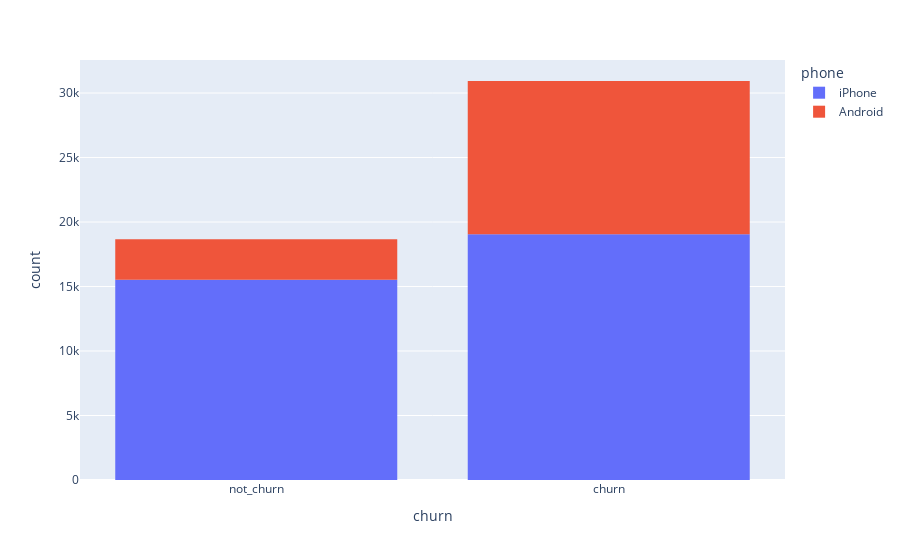

Here is the notebook cell this chart was saved with:
### Code cell
fig = px.histogram(df[['churn', 'phone']].dropna(), x='churn', 
                   color='phone')
fig.show()

### Figure 1 — Plotly figure (JSON) as saved in the notebook; plotly's stock layout.template omitted (floating-point values rounded to 4 significant figures; data arrays with more than 128 entries replaced by an {"elided": "..."} marker saying what was removed)
{"data": [{"alignmentgroup": "True", "bingroup": "x", "hovertemplate": "phone=iPhone<br>churn=%{x}<br>count=%{y}<extra></extra>", "legendgroup": "iPhone", "marker": {"color": "#636efa"}, "name": "iPhone", "offsetgroup": "iPhone", "orientation": "v", "showlegend": true, "type": "histogram", "x": {"elided": "34582 str values"}, "xaxis": "x", "yaxis": "y"}, {"alignmentgroup": "True", "bingroup": "x", "hovertemplate": "phone=Android<br>churn=%{x}<br>count=%{y}<extra></extra>", "legendgroup": "Android", "marker": {"color": "#EF553B"}, "name": "Android", "offsetgroup": "Android", "orientation": "v", "showlegend": true, "type": "histogram", "x": {"elided": "15022 str values"}, "xaxis": "x", "yaxis": "y"}], "layout": {"barmode": "relative", "legend": {"title": {"text": "phone"}, "tracegroupgap": 0}, "margin": {"t": 60}, "xaxis": {"anchor": "y", "domain": [0, 1], "title": {"text": "churn"}}, "yaxis": {"anchor": "x", "domain": [0, 1], "title": {"text": "count"}}}}
